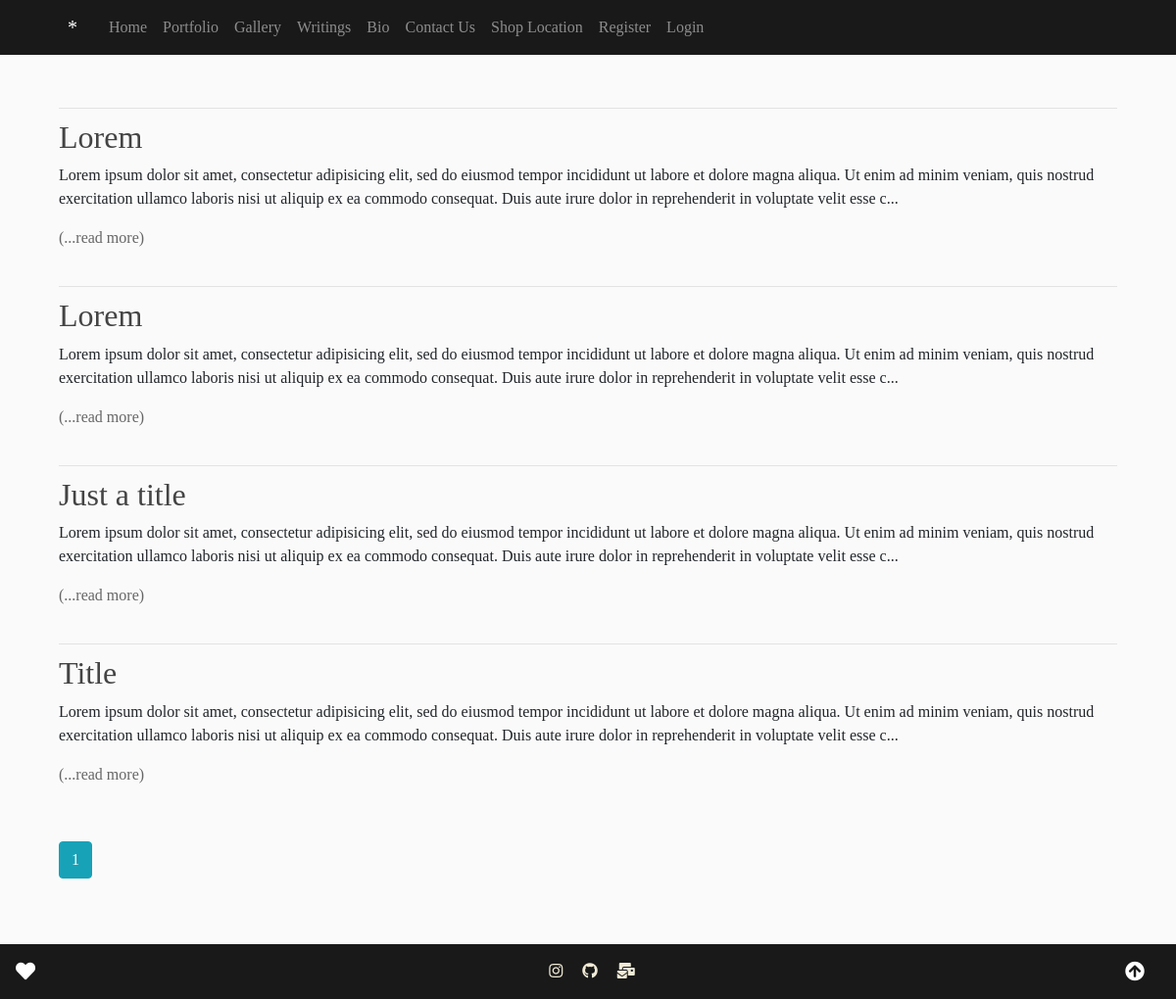
Page /blog on the committed database.
### flask_app/models.py (models this page shows, shortened)
class Blog_Post(db.Model):
    id = db.Column(db.Integer, primary_key=True)
    date_posted = db.Column(db.DateTime, nullable=False, default=datetime.utcnow)
    title = db.Column(db.String(100), nullable=False)
    content = db.Column(db.Text, nullable=False)
    user_id = db.Column(db.Integer, db.ForeignKey('user.id'), nullable=False)

### flask_app/blog/routes.py (the view)
@blog_bp.route("/blog")
def blog():
    page = request.args.get('page', 1, type=int)
    posts = Blog_Post.query.order_by(Blog_Post.date_posted.desc()).paginate(page=page, per_page=5)
    return render_template('blog.html', posts=posts)

### flask_app/templates/blog.html (shortened to what this page needs)
{% extends "layout.html" %}
{% block blog %}
    {% for post in posts.items %}
        <article class="media content-section">
          <div class="media-body mt-4 mb-2">
            <div class="article-metadata">
            </div>
            <h2><a class="article-title" href="{{ url_for('blog_bp.blog_by_id', post_id=post.id)}}">{{ post.title }}</a></h2>
            <p class="article-content">{{ post.content|truncate(length=300, killwords=True) }}  </p>
              {% if post.content|length > 300 %}
              <a class="gray" href="{{ url_for('blog_bp.blog_by_id', post_id=post.id)}}">(...read more)</a>
              {% endif %}
          </div>
        </article>
    {% endfor %}
    <div class="mt-5">
    {% for page_num in posts.iter_pages(left_edge=1, right_edge=1, left_current=1, right_current=2) %}
          {% if page_num %}
                {% if posts.page == page_num %}
                  <a class="btn btn-info mb-4" href="{{ url_for('blog_bp.blog', page=page_num) }}">{{ page_num }}</a>
                {% else %}
                  <a class="btn btn-outline-info mb-4" href="{{ url_for('blog_bp.blog', page=page_num) }}">{{ page_num }}</a>
                {% endif %}
          {% else %}
                  ...
          {% endif %}
    {% endfor %}
    </div>
{% endblock blog %}

### flask_app/templates/layout.html (shortened to what this page needs)
<!DOCTYPE html>
<html lang="en">
<head>
  <link rel="stylesheet" href="https://stackpath.bootstrapcdn.com/bootstrap/4.1.3/css/bootstrap.min.css">
  <link rel="stylesheet" href="https://use.fontawesome.com/releases/v5.7.1/css/all.css">
  <link rel="stylesheet" type="text/css" href="{{ url_for('static', filename='css/main.css')}}">
</head>
  <header class="site-header topOfPage">
    <nav class="navbar navbar-expand-md navbar-dark bg-nav-color fixed-top">
       <div class="container">
           <a class="navbar-brand mr-4 ml-4" href="/">*</a>
            <div class="collapse navbar-collapse" id="navbarToggle">
              <div class="navbar-nav mr-auto">
                <ul class="navbar-nav mr-auto">
                  {% if current_user.is_authenticated %}
                                <li class="nav-item dropdown">
                                  <a class="nav-link dropdown-toggle" href="#" id="navbarDropdown" role="button" data-toggle="dropdown" aria-haspopup="true" aria-expanded="false">
                                    Site Navigation
                                  </a>
                                  <div class="dropdown-menu" aria-labelledby="navbarDropdown">
                                    <a class="dropdown-item" href="{{ url_for('portfolio_bp.portfolio') }}">Portfolio</a>
                                    <a class="dropdown-item" href="{{ url_for('gallery_bp.gallery') }}">Gallery</a>
                                    <a class="dropdown-item" href="{{ url_for('blog_bp.blog') }}">Writings</a>
                                    <div class="dropdown-divider"></div>
                                    <a class="dropdown-item" href="{{ url_for('main_bp.home') }}">Home</a>
                                    <a class="dropdown-item" href="{{ url_for('main_bp.bio') }}">Bio</a>
                                    <a class="dropdown-item" href="{{ url_for('main_bp.map') }}">Shop Location</a>
                                    <a class="dropdown-item" href="{{ url_for('main_bp.contact') }}">Contact Us</a>
                                  </div>
                                </li>
                                <li class="nav-item dropdown">
                                  <a class="nav-link dropdown-toggle" href="#" id="navbarDropdown" role="button" data-toggle="dropdown" aria-haspopup="true" aria-expanded="false">
                                    Post/Edit
                                  </a>
                                  <div class="dropdown-menu" aria-labelledby="navbarDropdown">
                                    <a class="dropdown-item" href="{{ url_for('portfolio_bp.new_portfolio_post') }}">New Portfolio</a>
                                    <a class="dropdown-item" href="{{ url_for('gallery_bp.new_gallery_post') }}">New Gallery</a>
                                    <a class="dropdown-item" href="{{ url_for('blog_bp.new_blog_post') }}">New Blog Post</a>
                                    <div class="dropdown-divider"></div>
                                    <a class="dropdown-item" href="{{ url_for('main_bp.update_home_page') }}">Edit Home Page</a>
                                    <a class="dropdown-item" href="{{ url_for('main_bp.update_bio_page') }}">Edit Bio Page</a>
                                    <a class="dropdown-item" href="{{ url_for('main_bp.update_gallery') }}">Edit Gallery Page</a>
                                    <a class="dropdown-item" href="{{ url_for('main_bp.update_portfolio') }}">Edit Portfolio Page</a>
                                    <div class="dropdown-divider"></div>
                                    <a class="dropdown-item" href="{{ url_for('users_bp.account') }}">Edit Account</a>
                                  </div>
                                </li>
                                <li class="nav-item">
                                  <a class="nav-item nav-link" href="{{ url_for('users_bp.logout') }}">Logout</a>
                                </li>
                      {% else %}
                              <li class="nav-item">
                                <a class="nav-link" href="{{ url_for('main_bp.home') }}">Home</a>
                              </li>
                              <li class="nav-item">
                                <a class="nav-link" href="{{ url_for('portfolio_bp.portfolio') }}">Portfolio</a>
                              </li>
                              <li class="nav-item">
                                <a class="nav-link"  href="{{ url_for('gallery_bp.gallery') }}">Gallery</a>
                              </li>
                              <li class="nav-item">
                                <a class="nav-link"  href="{{ url_for('blog_bp.blog') }}">Writings</a>
                              </li>
                              <li class="nav-item">
                                <a class="nav-link"  href="{{ url_for('main_bp.bio') }}">Bio</a>
                              </li>
                              <li class="nav-item">
                                <a class="nav-link"  href="{{ url_for('main_bp.contact') }}">Contact Us</a>
                              </li>
                              <li class="nav-item">
                                <a class="nav-link"  href="{{ url_for('main_bp.map') }}">Shop Location</a>
                              </li>
                              <li class="nav-item">
                                <a class="nav-item nav-link" href="{{ url_for('users_bp.register') }}">Register</a>
                              </li>
                              <li class="nav-item">
                                <a class="nav-item nav-link" href="{{ url_for('users_bp.login') }}">Login</a>
                              </li>
                      {% endif %}
                              </ul>
                            </div>
          </div>
        </div>
    </nav>
  </header>
  <main role="main" class="container mb-4">
            <div class="row">
              <div class="col-md-8">
              </div>
          </div>
      <div class="container-fluid">
        {% block blog %}
        {% endblock blog %}
      </div>
      <div style="height: 75px"></div>
  </main>
<nav class="navbar fixed-bottom navbar-dark bg-nav-color">
  <a class="navbar-brand mr-4 bottomOfPage_left" href="#">
    <i class="fas fa-heart"></i></a>
    <div class="text-center">
          {% if title == "Bio"%}
             <small class="text-left">Made with <a class="" href="https://phoebx.com" target="_blank"><i class="far fa-heart"></i></a> by <a class="" href="https://github.com/punctuationmarks" target="_blank">punctuationmarks</a></small>
          {% else %}
            <a class="pad" href="https://www.instagram.com/_debj/" target="_blank"><i class="fab fa-instagram"></i></a>
            <a class="pad" href="https://github.com/punctuationmarks" target="_blank"><i class="fab fa-github"></i></a>
            <a class="pad" href="{{ url_for('main_bp.contact')}}"><i class="fas fa-mail-bulk"></i></a>
          </div>
          {% endif %}
        <a class="navbar-brand text-right bottomOfPage_right" href="#"><i class="fas fa-arrow-circle-up"></i></a>
    </nav>
</body>
</html>

### flask_app/static/css/main.css (style rules this page uses)
a, p, body, h1, h2, h3, h4, h5, h6, button { font-family:"Palatino Linotype", "Book Antiqua", Palatino, serif; }
a { color: #F0EAD6; }
.gray { color:#666666; }
.pad { padding:0.5em; }
h1, h2, h3, h4, h5, h6 { color: #444444; }
p { white-space: pre-line; }
ul { margin: 0; }
.bg-nav-color { background-color: #191919; }
.article-title { color: #444444; }
.article-content { white-space: pre-line; }
.article-metadata { padding-bottom: 5px; margin-bottom: 10px; border-bottom: 1px solid #e3e3e3 }

### rows in the picture
Blog_Post: title "Lorem", content "Lorem ipsum dolor sit amet, consectetur adipisicing elit, sed do eiusmod tempor incididunt ut labore et dolore magna aliqua. Ut enim ad minim veniam, quis nostrud exercitation ullamco laboris nisi ut aliquip ex ea commodo consequat. Duis aute irure dolor in reprehenderit in voluptate velit esse c..."
Blog_Post: title "Lorem", content "Lorem ipsum dolor sit amet, consectetur adipisicing elit, sed do eiusmod tempor incididunt ut labore et dolore magna aliqua. Ut enim ad minim veniam, quis nostrud exercitation ullamco laboris nisi ut aliquip ex ea commodo consequat. Duis aute irure dolor in reprehenderit in voluptate velit esse c..."
Blog_Post: title "Just a title", content "Lorem ipsum dolor sit amet, consectetur adipisicing elit, sed do eiusmod tempor incididunt ut labore et dolore magna aliqua. Ut enim ad minim veniam, quis nostrud exercitation ullamco laboris nisi ut aliquip ex ea commodo consequat. Duis aute irure dolor in reprehenderit in voluptate velit esse c..."
Blog_Post: title "Title", content "Lorem ipsum dolor sit amet, consectetur adipisicing elit, sed do eiusmod tempor incididunt ut labore et dolore magna aliqua. Ut enim ad minim veniam, quis nostrud exercitation ullamco laboris nisi ut aliquip ex ea commodo consequat. Duis aute irure dolor in reprehenderit in voluptate velit esse c..."

### other values in the picture
{{ page_num }} "1"
